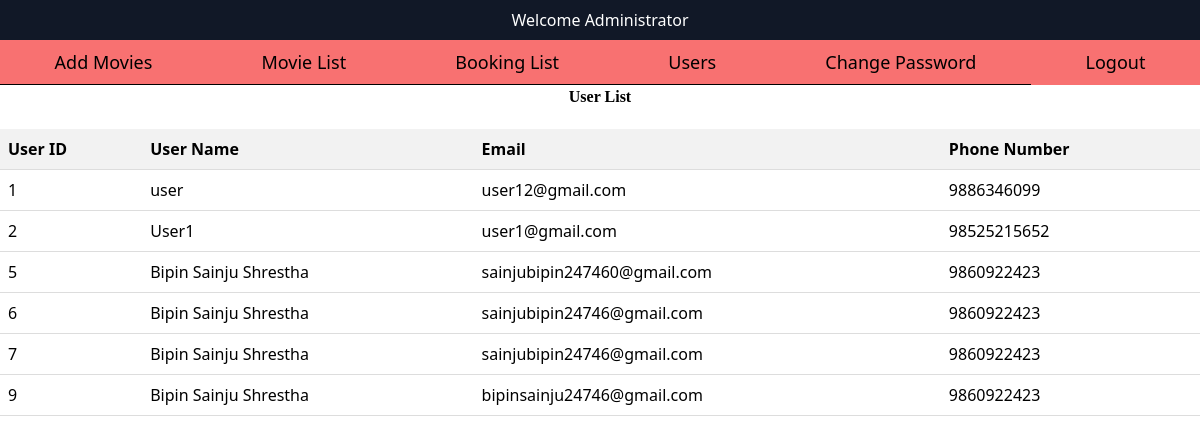
The page /admin/user.php (signed in) on the database its author committed.
### tables this page shows
CREATE TABLE `user` (
  `uid` int(11) NOT NULL,
  `fname` varchar(20) NOT NULL,
  `lname` varchar(20) NOT NULL,
  `email` varchar(225) NOT NULL,
  `password` varchar(225) NOT NULL,
  `cpassword` varchar(225) NOT NULL,
  `phone` varchar(225) NOT NULL
);

### admin/user.php (the view, shortened to what this page needs)
<?php
include('header.php');
?>
<h2 class="h2">User List</h2>
<table class="edit-delete-table">
  <tr>
    <th>User ID</th>
    <th>User Name</th>
    <th>Email</th>
    <th>Phone Number</th>
  </tr>
  <?php
  $conn = new mysqli("localhost", "root", "", "moviebooking");
  $sql = "SELECT * FROM user";
  $result = $conn->query($sql);
  if ($result && $result->num_rows > 0) {
    while ($row = $result->fetch_assoc()) {
      $uid = $row['uid'];
      $fname = $row['fname'];
      $lname = $row['lname'];
      $email = $row['email'];
      $phone = $row['phone'];
      echo "
      <tr>
        <td>$uid</td>
        <td>$fname $lname</td>
        <td>$email</td>
        <td>$phone</td>
      </tr>
      ";
    }
  } else {
    echo "<tr><td colspan='4'>No users found</td></tr>";
  }
  ?>
</table>
</body>
</html>

### admin/user.php (style rules this page uses)
.h2 { text-align: center; font-weight: bold; font-family: cursive; }
.edit-delete-table { width: 100%; border-collapse: collapse; margin-bottom: 20px; margin-top: 20px; }
.edit-delete-table th, .edit-delete-table td { padding: 8px; text-align: left; border-bottom: 1px solid #ddd; }
.edit-delete-table th { background-color: #f2f2f2; }

### rows shown on the page
user: uid "1", fname "user", email "user12@gmail.com", phone "9886346099"
user: uid "2", fname "User1", email "user1@gmail.com", phone "98525215652"
user: uid "5", fname "Bipin", lname "Sainju Shrestha", email "sainjubipin247460@gmail.com", phone "9860922423"
user: uid "6", fname "Bipin", lname "Sainju Shrestha", email "sainjubipin24746@gmail.com", phone "9860922423"
user: uid "7", fname "Bipin", lname "Sainju Shrestha", email "sainjubipin24746@gmail.com", phone "9860922423"
user: uid "9", fname "Bipin", lname "Sainju Shrestha", email "bipinsainju24746@gmail.com", phone "9860922423"
